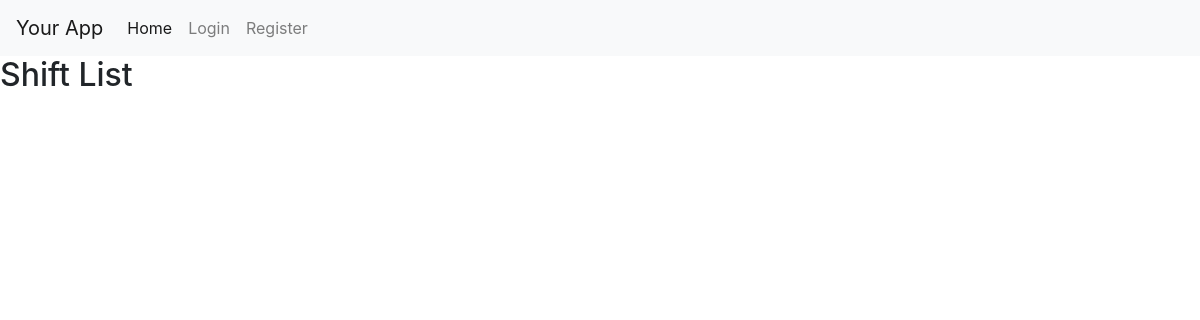
/shifts/, run on an earlier commit of the app's database.
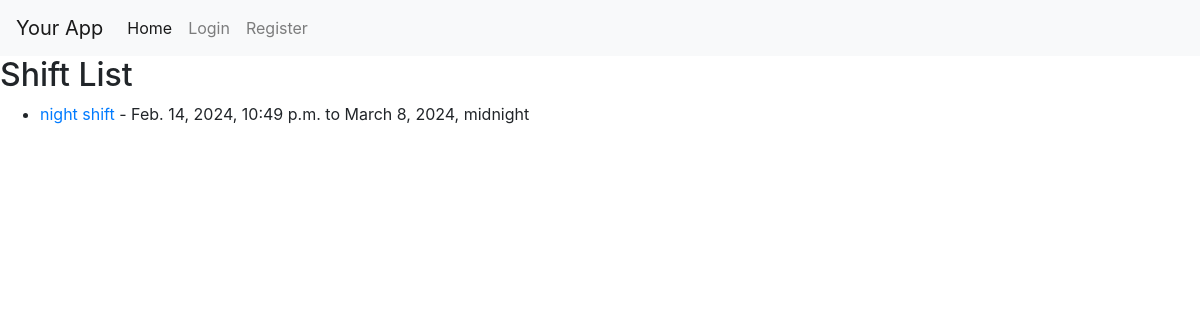
And on a later commit of the database.
### shifts/models.py (models this page shows, shortened)
class Shift(models.Model):
    CANCELLED = 'cancelled'
    PENDING = 'pending'
    ACCEPTED = 'accepted'
    REJECTED = 'rejected'
    STATUS_CHOICES = [
        (CANCELLED, 'Cancelled'),
        (PENDING, 'Pending'),
        (ACCEPTED, 'Accepted'),
        (REJECTED, 'Rejected'),
    ]
    max_users = models.PositiveIntegerField(default=1)
    shift_name = models.CharField(max_length=255)
    start_time = models.DateTimeField()
    end_time = models.DateTimeField()
    status = models.CharField(max_length=20, choices=STATUS_CHOICES, default=PENDING)
    reminder_enabled = models.BooleanField(default=False)
    reminder_days_before = models.PositiveIntegerField(default=3)
    employer_address_line1 = models.CharField(max_length=255, blank=True, null=True)
    employer_address_line2 = models.CharField(max_length=255, blank=True, null=True)
    employer_city = models.CharField(max_length=255, blank=True, null=True)
    employer_state = models.CharField(max_length=255, blank=True, null=True)
    employer_postal_code = models.CharField(max_length=20, blank=True, null=True)

### shifts/views.py (the view)
# urls.py: path('', ShiftListView.as_view(), name='shift-list'),
class ShiftListView(ListView):
    model = Shift
    template_name = 'shifts/shift_list.html'
    context_object_name = 'shifts'

### shifts/templates/shifts/shift_list.html
{% extends 'base.html' %} {% block content %}
<h2>Shift List</h2>
<ul>
  {% for shift in shifts %}
  <li>
    <a href="{% url 'shift_detail' shift.id %}">{{ shift.shift_name }}</a>
    - {{ shift.start_time }} to {{ shift.end_time }}
  </li>
  {% endfor %}
</ul>
{% endblock %}

### templates/base.html (shortened to what this page needs)
<!DOCTYPE html>
<html lang="en">
  <head>
    <link
      rel="stylesheet"
      href="https://stackpath.bootstrapcdn.com/bootstrap/4.5.2/css/bootstrap.min.css"
    />
  </head>
  <body>
    <header>
      <nav class="navbar navbar-expand-lg navbar-light bg-light">
        <a class="navbar-brand" href="{% url 'home' %}">Your App</a>
        <div class="collapse navbar-collapse" id="navbarNav">
          <ul class="navbar-nav">
            <li class="nav-item active">
              <a class="nav-link" href="{% url 'home' %}">Home</a>
            </li>
            {% if user.is_authenticated %}
            <li class="nav-item">
              <a class="nav-link" href="{% url 'profile' %}">Profile</a>
            </li>
            <li class="nav-item">
              <a class="nav-link" href="{% url 'logout' %}">Logout</a>
            </li>
            {% else %}
            <li class="nav-item">
              <a class="nav-link" href="{% url 'login' %}">Login</a>
            </li>
            <li class="nav-item">
              <a class="nav-link" href="{% url 'register' %}">Register</a>
            </li>
            {% endif %}
          </ul>
        </div>
      </nav>
    </header>
    <main>
      {% block content %}{% endblock %}
    </main>
  </body>
</html>

What changed in the data, as far as the page shows it:
added Shift: shift_name "night shift", start_time "Feb. 14, 2024, 10:49 p.m.", end_time "March 8, 2024, midnight"
